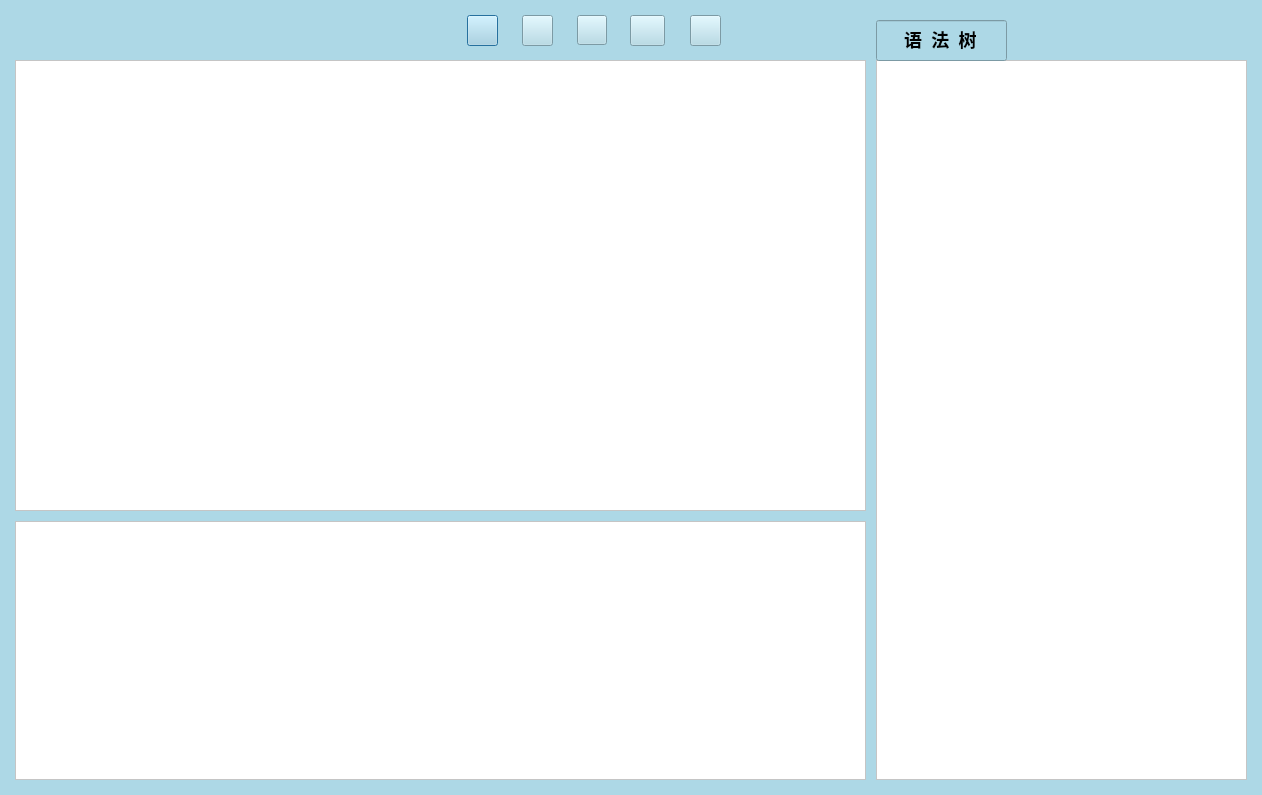
<?xml version="1.0" encoding="UTF-8"?>
<ui version="4.0">
 <class>CMM_Parse</class>
 <widget class="QDialog" name="CMM_Parse">
  <property name="enabled">
   <bool>true</bool>
  </property>
  <property name="geometry">
   <rect>
    <x>0</x>
    <y>0</y>
    <width>1262</width>
    <height>795</height>
   </rect>
  </property>
  <property name="font">
   <font>
    <family>Adobe Arabic</family>
    <pointsize>-1</pointsize>
    <weight>75</weight>
    <bold>true</bold>
   </font>
  </property>
  <property name="windowTitle">
   <string>Dialog</string>
  </property>
  <property name="styleSheet">
   <string notr="true">*{
font-size:18px;
background-color:lightblue;
}QPushButton:hover{
background:transparent;
background:skyblue;
}QTextEdit{
background:white;
}</string>
  </property>
  <widget class="QPushButton" name="openButton">
   <property name="geometry">
    <rect>
     <x>467</x>
     <y>15</y>
     <width>31</width>
     <height>31</height>
    </rect>
   </property>
   <property name="styleSheet">
    <string notr="true">QPushButton{
border-image:url(:/reses/res/open.png);
}</string>
   </property>
   <property name="text">
    <string/>
   </property>
  </widget>
  <widget class="QPushButton" name="saveButton">
   <property name="geometry">
    <rect>
     <x>522</x>
     <y>15</y>
     <width>31</width>
     <height>31</height>
    </rect>
   </property>
   <property name="styleSheet">
    <string notr="true">QPushButton{
border-image:url(:/reses/res/save.png);
}</string>
   </property>
   <property name="text">
    <string/>
   </property>
  </widget>
  <widget class="QPushButton" name="parseButton">
   <property name="geometry">
    <rect>
     <x>577</x>
     <y>15</y>
     <width>30</width>
     <height>30</height>
    </rect>
   </property>
   <property name="styleSheet">
    <string notr="true">QPushButton{
border-image:url(:/reses/res/parse.png);
}</string>
   </property>
   <property name="text">
    <string/>
   </property>
  </widget>
  <widget class="QPushButton" name="exitButton">
   <property name="geometry">
    <rect>
     <x>630</x>
     <y>15</y>
     <width>35</width>
     <height>31</height>
    </rect>
   </property>
   <property name="styleSheet">
    <string notr="true">QPushButton{
border-image:url(:/reses/res/exit.png);
}</string>
   </property>
   <property name="text">
    <string/>
   </property>
  </widget>
  <widget class="QTextEdit" name="someEdit">
   <property name="enabled">
    <bool>true</bool>
   </property>
   <property name="geometry">
    <rect>
     <x>15</x>
     <y>60</y>
     <width>851</width>
     <height>451</height>
    </rect>
   </property>
  </widget>
  <widget class="QTextEdit" name="treeEdit">
   <property name="enabled">
    <bool>true</bool>
   </property>
   <property name="geometry">
    <rect>
     <x>876</x>
     <y>60</y>
     <width>371</width>
     <height>720</height>
    </rect>
   </property>
   <property name="sizePolicy">
    <sizepolicy hsizetype="Expanding" vsizetype="Expanding">
     <horstretch>0</horstretch>
     <verstretch>0</verstretch>
    </sizepolicy>
   </property>
   <property name="verticalScrollBarPolicy">
    <enum>Qt::ScrollBarAsNeeded</enum>
   </property>
   <property name="horizontalScrollBarPolicy">
    <enum>Qt::ScrollBarAsNeeded</enum>
   </property>
   <property name="lineWrapMode">
    <enum>QTextEdit::NoWrap</enum>
   </property>
  </widget>
  <widget class="QTextEdit" name="resultEdit">
   <property name="enabled">
    <bool>true</bool>
   </property>
   <property name="geometry">
    <rect>
     <x>15</x>
     <y>521</y>
     <width>851</width>
     <height>259</height>
    </rect>
   </property>
   <property name="sizePolicy">
    <sizepolicy hsizetype="Expanding" vsizetype="Expanding">
     <horstretch>0</horstretch>
     <verstretch>0</verstretch>
    </sizepolicy>
   </property>
  </widget>
  <widget class="QLineEdit" name="lineEdit">
   <property name="geometry">
    <rect>
     <x>876</x>
     <y>20</y>
     <width>131</width>
     <height>41</height>
    </rect>
   </property>
   <property name="font">
    <font>
     <family>Adobe Arabic</family>
     <pointsize>-1</pointsize>
     <weight>75</weight>
     <bold>true</bold>
    </font>
   </property>
   <property name="text">
    <string>语  法  树</string>
   </property>
   <property name="echoMode">
    <enum>QLineEdit::Normal</enum>
   </property>
   <property name="cursorPosition">
    <number>7</number>
   </property>
   <property name="alignment">
    <set>Qt::AlignCenter</set>
   </property>
  </widget>
  <widget class="QPushButton" name="runButton">
   <property name="geometry">
    <rect>
     <x>690</x>
     <y>15</y>
     <width>31</width>
     <height>31</height>
    </rect>
   </property>
   <property name="styleSheet">
    <string notr="true">QPushButton{
border-image:url(:/reses/res/start.png);
}</string>
   </property>
   <property name="text">
    <string/>
   </property>
  </widget>
 </widget>
 <resources>
  <include location="pics.qrc"/>
 </resources>
 <connections>
  <connection>
   <sender>openButton</sender>
   <signal>clicked()</signal>
   <receiver>CMM_Parse</receiver>
   <slot>openButtonClicked()</slot>
   <hints>
    <hint type="sourcelabel">
     <x>484</x>
     <y>27</y>
    </hint>
    <hint type="destinationlabel">
     <x>9</x>
     <y>86</y>
    </hint>
   </hints>
  </connection>
  <connection>
   <sender>saveButton</sender>
   <signal>clicked()</signal>
   <receiver>CMM_Parse</receiver>
   <slot>saveButtonClicked()</slot>
   <hints>
    <hint type="sourcelabel">
     <x>536</x>
     <y>26</y>
    </hint>
    <hint type="destinationlabel">
     <x>13</x>
     <y>19</y>
    </hint>
   </hints>
  </connection>
  <connection>
   <sender>parseButton</sender>
   <signal>clicked()</signal>
   <receiver>CMM_Parse</receiver>
   <slot>parseButtonClicked()</slot>
   <hints>
    <hint type="sourcelabel">
     <x>603</x>
     <y>26</y>
    </hint>
    <hint type="destinationlabel">
     <x>416</x>
     <y>6</y>
    </hint>
   </hints>
  </connection>
  <connection>
   <sender>exitButton</sender>
   <signal>clicked()</signal>
   <receiver>CMM_Parse</receiver>
   <slot>exitClicked()</slot>
   <hints>
    <hint type="sourcelabel">
     <x>649</x>
     <y>27</y>
    </hint>
    <hint type="destinationlabel">
     <x>672</x>
     <y>29</y>
    </hint>
   </hints>
  </connection>
  <connection>
   <sender>runButton</sender>
   <signal>clicked()</signal>
   <receiver>CMM_Parse</receiver>
   <slot>runClicked()</slot>
   <hints>
    <hint type="sourcelabel">
     <x>707</x>
     <y>34</y>
    </hint>
    <hint type="destinationlabel">
     <x>855</x>
     <y>12</y>
    </hint>
   </hints>
  </connection>
 </connections>
 <slots>
  <slot>openButtonClicked()</slot>
  <slot>saveButtonClicked()</slot>
  <slot>parseButtonClicked()</slot>
  <slot>exitClicked()</slot>
  <slot>runClicked()</slot>
 </slots>
</ui>
